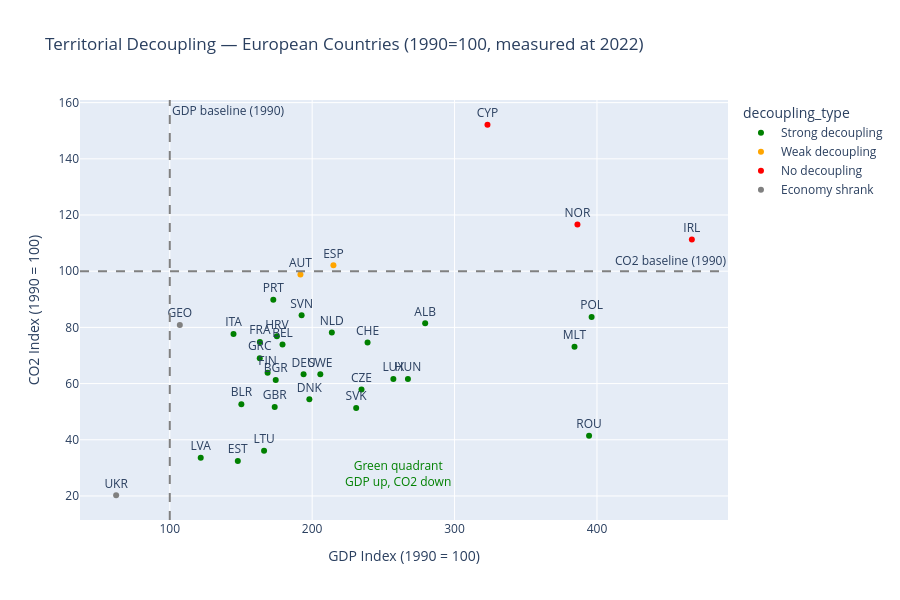

Notebook source saved alongside this figure:
### Code cell
# Which EU countries show GDP growing AND territorial CO2 falling?

latest = df_eu_indexed[df_eu_indexed['year'] == 2022].copy()
latest = latest.dropna(subset=['gdp_index', 'co2_index'])

# Classify countries
def classify_decoupling(row):
    gdp_grew    = row['gdp_index'] > 110     # GDP grew more than 10%
    co2_fell    = row['co2_index'] < 95      # CO2 fell more than 5%
    co2_stable  = row['co2_index'] < 110     # CO2 roughly stable
    
    if gdp_grew and co2_fell:
        return 'Strong decoupling'
    elif gdp_grew and co2_stable:
        return 'Weak decoupling'
    elif gdp_grew:
        return 'No decoupling'
    else:
        return 'Economy shrank'

latest['decoupling_type'] = latest.apply(classify_decoupling, axis=1)

# Visualize
fig = px.scatter(
    latest,
    x='gdp_index',
    y='co2_index',
    color='decoupling_type',
    text='iso_code',
    title='Territorial Decoupling — European Countries (1990=100, measured at 2022)',
    labels={
        'gdp_index': 'GDP Index (1990 = 100)',
        'co2_index': 'CO2 Index (1990 = 100)'
    },
    color_discrete_map={
        'Strong decoupling': 'green',
        'Weak decoupling':   'orange',
        'No decoupling':     'red',
        'Economy shrank':    'gray'
    },
    height=600
)

# Reference lines
fig.add_hline(y=100, line_dash='dash', line_color='gray', annotation_text='CO2 baseline (1990)')
fig.add_vline(x=100, line_dash='dash', line_color='gray', annotation_text='GDP baseline (1990)')

# Green quadrant annotation
fig.add_annotation(
    x=260, y=28,
    text="Green quadrant<br>GDP up, CO2 down",
    showarrow=False,
    font=dict(color='green', size=12)
)

fig.update_traces(textposition='top center')
fig.show()

print("\nDecoupling classification:")
print(latest.groupby('decoupling_type')['country'].apply(list))

### Figure 1 — Plotly figure (JSON) as saved in the notebook; plotly's stock layout.template omitted (floating-point values rounded to 4 significant figures)
{"data": [{"hovertemplate": "decoupling_type=Strong decoupling<br>GDP Index (1990 = 100)=%{x}<br>CO2 Index (1990 = 100)=%{y}<br>iso_code=%{text}<extra></extra>", "legendgroup": "Strong decoupling", "marker": {"color": "green", "symbol": "circle"}, "mode": "markers+text", "name": "Strong decoupling", "orientation": "v", "showlegend": true, "text": ["ALB", "BEL", "BGR", "BLR", "CHE", "CZE", "DEU", "DNK", "EST", "FIN", "FRA", "GBR", "GRC", "HRV", "HUN", "ITA", "LTU", "LUX", "LVA", "MLT", "NLD", "POL", "PRT", "ROU", "SVK", "SVN", "SWE"], "textposition": "top center", "type": "scatter", "x": [279.4, 179.2, 174.4, 150.3, 238.9, 234.6, 194.0, 198.0, 147.8, 168.7, 163.3, 173.7, 163.2, 175.2, 267.2, 144.8, 166.2, 257.0, 121.7, 384.2, 213.8, 396.2, 172.7, 394.5, 230.9, 192.6, 205.7], "xaxis": "x", "y": [81.47, 73.89, 61.24, 52.67, 74.64, 57.86, 63.31, 54.4, 32.42, 63.84, 74.78, 51.69, 69.04, 76.84, 61.65, 77.61, 36.08, 61.6, 33.61, 73.09, 78.21, 83.67, 89.87, 41.46, 51.34, 84.31, 63.29], "yaxis": "y"}, {"hovertemplate": "decoupling_type=Weak decoupling<br>GDP Index (1990 = 100)=%{x}<br>CO2 Index (1990 = 100)=%{y}<br>iso_code=%{text}<extra></extra>", "legendgroup": "Weak decoupling", "marker": {"color": "orange", "symbol": "circle"}, "mode": "markers+text", "name": "Weak decoupling", "orientation": "v", "showlegend": true, "text": ["AUT", "ESP"], "textposition": "top center", "type": "scatter", "x": [191.8, 214.9], "xaxis": "x", "y": [98.81, 102.1], "yaxis": "y"}, {"hovertemplate": "decoupling_type=No decoupling<br>GDP Index (1990 = 100)=%{x}<br>CO2 Index (1990 = 100)=%{y}<br>iso_code=%{text}<extra></extra>", "legendgroup": "No decoupling", "marker": {"color": "red", "symbol": "circle"}, "mode": "markers+text", "name": "No decoupling", "orientation": "v", "showlegend": true, "text": ["CYP", "IRL", "NOR"], "textposition": "top center", "type": "scatter", "x": [323.1, 466.6, 386.3], "xaxis": "x", "y": [152.1, 111.3, 116.6], "yaxis": "y"}, {"hovertemplate": "decoupling_type=Economy shrank<br>GDP Index (1990 = 100)=%{x}<br>CO2 Index (1990 = 100)=%{y}<br>iso_code=%{text}<extra></extra>", "legendgroup": "Economy shrank", "marker": {"color": "gray", "symbol": "circle"}, "mode": "markers+text", "name": "Economy shrank", "orientation": "v", "showlegend": true, "text": ["GEO", "UKR"], "textposition": "top center", "type": "scatter", "x": [107.1, 62.34], "xaxis": "x", "y": [80.81, 20.25], "yaxis": "y"}], "layout": {"annotations": [{"showarrow": false, "text": "CO2 baseline (1990)", "x": 1, "xanchor": "right", "xref": "x domain", "y": 100, "yanchor": "bottom", "yref": "y"}, {"showarrow": false, "text": "GDP baseline (1990)", "x": 100, "xanchor": "left", "xref": "x", "y": 1, "yanchor": "top", "yref": "y domain"}, {"font": {"color": "green", "size": 12}, "showarrow": false, "text": "Green quadrant<br>GDP up, CO2 down", "x": 260, "y": 28}], "height": 600, "legend": {"title": {"text": "decoupling_type"}, "tracegroupgap": 0}, "shapes": [{"line": {"color": "gray", "dash": "dash"}, "type": "line", "x0": 0, "x1": 1, "xref": "x domain", "y0": 100, "y1": 100, "yref": "y"}, {"line": {"color": "gray", "dash": "dash"}, "type": "line", "x0": 100, "x1": 100, "xref": "x", "y0": 0, "y1": 1, "yref": "y domain"}], "title": {"text": "Territorial Decoupling — European Countries (1990=100, measured at 2022)"}, "xaxis": {"anchor": "y", "domain": [0, 1], "title": {"text": "GDP Index (1990 = 100)"}}, "yaxis": {"anchor": "x", "domain": [0, 1], "title": {"text": "CO2 Index (1990 = 100)"}}}}
